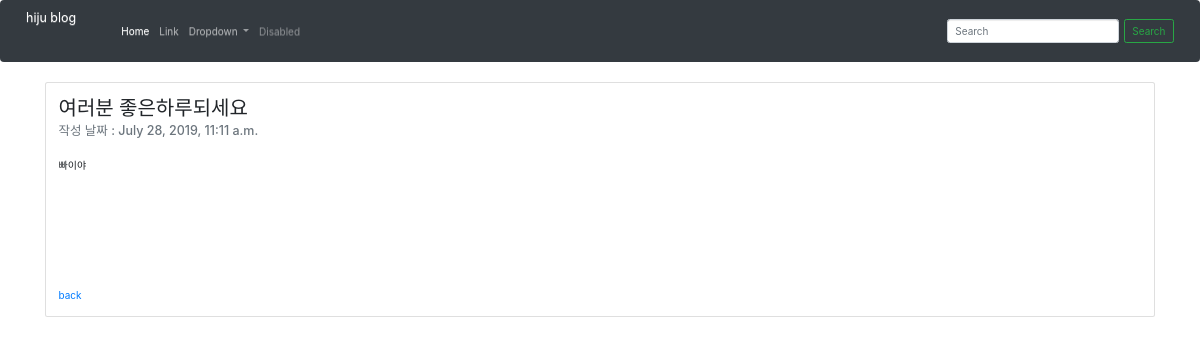
Page /blog/2 on the committed database.
### blog/models.py (models this page shows, shortened)
class Blog(models.Model):
    title = models.CharField(max_length=200)
    pub_date = models.DateTimeField('date published')
    body = models.TextField()

### blog/views.py (the view)
# urls.py: path('blog/<int:blog_id>', blog.views.detail, name="detail"),
def detail(request, blog_id):
    blog_detail = get_object_or_404(Blog, pk=blog_id)
    return render(request, 'detail.html', {'blog':blog_detail})

### blog/templates/detail.html (shortened to what this page needs)
<head>
    <link rel="stylesheet" href="https://maxcdn.bootstrapcdn.com/bootstrap/3.3.2/css/bootstrap.min.css">
    <link rel="stylesheet" href="https://stackpath.bootstrapcdn.com/bootstrap/4.3.1/css/bootstrap.min.css">
    <link rel="stylesheet" href="https://maxcdn.bootstrapcdn.com/bootstrap/3.3.2/css/bootstrap-theme.min.css">
</head>
<body>
    <nav class="navbar navbar-expand-lg navbar navbar-dark bg-dark">
        <a class="navbar-brand" href="{%url 'home' %}">hiju blog</a>
        <div class="collapse navbar-collapse" id="navbarSupportedContent">
          <ul class="navbar-nav mr-auto">
            <li class="nav-item active">
              <a class="nav-link" href="{% url 'home' %}">Home <span class="sr-only">(current)</span></a>
            </li>
            <li class="nav-item">
              <a class="nav-link" href="#">Link</a>
            </li>
            <li class="nav-item dropdown">
              <a class="nav-link dropdown-toggle" href="#" id="navbarDropdown" role="button" data-toggle="dropdown" aria-haspopup="true" aria-expanded="false">
                Dropdown
              </a>
            </li>
            <li class="nav-item">
              <a class="nav-link disabled" href="#" tabindex="-1" aria-disabled="true">Disabled</a>
            </li>
          </ul>
          <form class="form-inline my-2 my-lg-0">
            <input class="form-control mr-sm-2" type="search" placeholder="Search" aria-label="Search">
            <button class="btn btn-outline-success my-2 my-sm-0" type="submit">Search</button>
          </form>
        </div>
      </nav>
<div class="container">
      <div class="card" >
            <div class="card-body">
              <h2 class="card-title">{{blog.title}}</h2>
              <h5 class="card-subtitle mb-2 text-muted">작성 날짜 : {{blog.pub_date}}</h3>
              <br>
              <p class="card-text"> {{blog.body}}</p>
              <br><br><br><br><br><br><br>
              <a href="{%url 'home' %}" class="card-link">back</a>
            </div>
          </div>
        </div>
</body>

### rows in the picture
Blog: title "여러분 좋은하루되세요", pub_date "July 28, 2019, 11:11 a.m.", body "빠이야"
